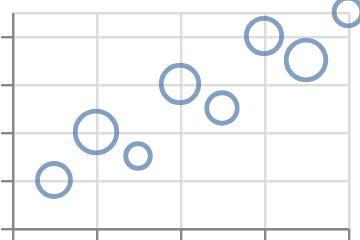

Describe this chart as a Vega-Lite specification.
### Vega-Lite specification from a JSON file in a GitHub repository (floating-point values rounded to 4 significant figures)
{"$schema": "https://vega.github.io/schema/vega-lite/v6.json", "padding": 5, "autosize": "none", "data": {"name": "table", "values": [{"c": "A", "g": "p", "x": 1, "y": 2, "v": 5, "t": "2024-01-15", "o": {"v": 3}, "IMDB Rating": 6.1, "d": "x1"}, {"c": "B", "g": "q", "x": 2, "y": 4, "v": 9, "t": "2024-02-20", "o": {"v": 7}, "IMDB Rating": 7.4, "d": "x2"}, {"c": "A", "g": "q", "x": 3, "y": 3, "v": 2, "t": "2024-03-05", "o": {"v": 1}, "IMDB Rating": 5.2, "d": "x1"}, {"c": "C", "g": "p", "x": 4, "y": 6, "v": 7, "t": "2024-05-30", "o": {"v": 4}, "IMDB Rating": 8.8, "d": "x3"}, {"c": "B", "g": "p", "x": 5, "y": 5, "v": 4, "t": "2024-07-11", "o": {"v": 9}, "IMDB Rating": 6.9, "d": "x2"}, {"c": "C", "g": "q", "x": 6, "y": 8, "v": 6, "t": "2024-09-02", "o": {"v": 2}, "IMDB Rating": 7.7, "d": "x3"}, {"c": "A", "g": "p", "x": 7, "y": 7, "v": 8, "t": "2024-11-25", "o": {"v": 5}, "IMDB Rating": 4.4, "d": "x1"}, {"c": "B", "g": "q", "x": 8, "y": 9, "v": 3, "t": "2024-12-31", "o": {"v": 8}, "IMDB Rating": 9.1, "d": "x2"}]}, "width": 140, "height": 90, "mark": "point", "encoding": {"x": {"field": "x", "type": "quantitative"}, "y": {"field": "y", "type": "quantitative"}, "size": {"field": "v", "type": "quantitative", "scale": {"rangeMin": 50, "rangeMax": 300}}}}
